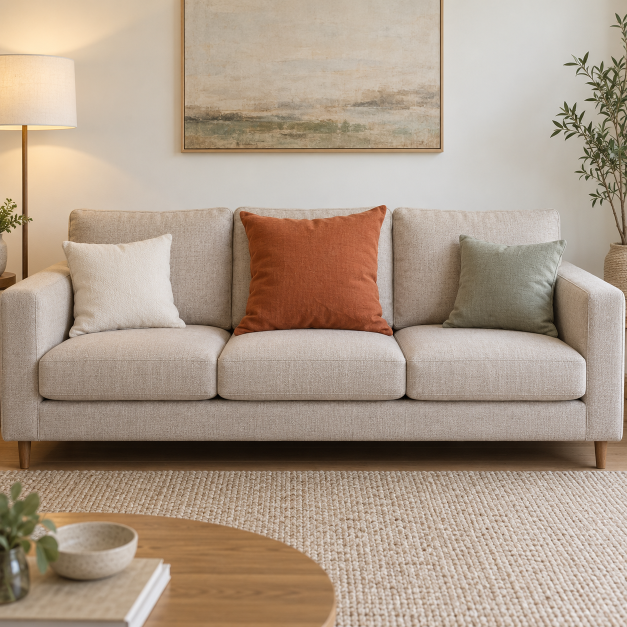
#> input picture deliveries/directorx-task4-materials/assets/masked-local-edit/source-living-room.png, 1254 x 1254 px (shown at 1/2 size)
$ python make_mask.py
#> lines starting #> are read from the running program, lines starting #| are printed output that depends on the picture; after the words box and inside, x2 and y2 are one past the last pixel; in counts of white or black regions, pixels touching at a corner belong together
"""Build technical masks from the actual finalized source; do not edit the photograph."""
from pathlib import Path
from PIL import Image, ImageFilter
from collections import deque
import hashlib,json
B=Path(__file__).resolve().parents[1]
src=B/'assets/masked-local-edit/source-living-room.png'
image=Image.open(src).convert('RGB');width,height=image.size
#> further down, image is the input picture: PIL image 1254x1254 RGB; mean R, G, B 172.9, 155.3, 138.3
#> after `width, height = image.size`: width = 1254; height = 1254
assert (width,height)==(1254,1254),'Source changed; inspect and redefine ROI before making a mask'
# ROI traced after viewing this exact source, not guessed for a future image.
roi=(450,390,820,710)
crop=image.crop(roi);w,h=crop.size
#> after `crop = image.crop(roi)`:
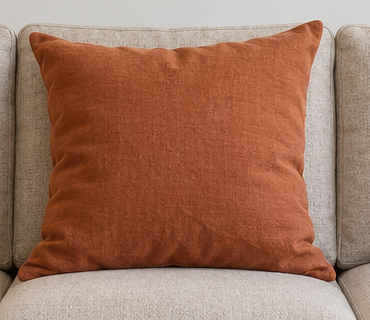
#> crop: PIL image 370x320 RGB; mean R, G, B 158.4, 115.3, 94.6
#> after `w, h = crop.size`: w = 370; h = 320
candidate=Image.new('L',(w,h),0)
#> candidate: PIL image 370x320 L; every value is 0
pixels=zip(*(iter(crop.tobytes()),)*3)
candidate.putdata([255 if r>1.4*g and r>1.7*b and g>1.1*b and r-g>24 else 0 for r,g,b in pixels])
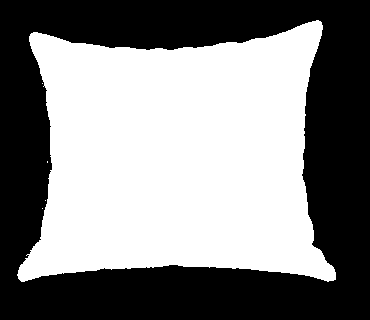
#> candidate: PIL image 370x320 L; 52.1% white; 1 black region, box (x1, y1, x2, y2) and area: (0, 0, 370, 320) 56719
candidate=candidate.filter(ImageFilter.MaxFilter(3)).filter(ImageFilter.MinFilter(3))
#> candidate: PIL image 370x320 L; 52.1% white; 1 black region, box (x1, y1, x2, y2) and area: (0, 0, 370, 320) 56683
data=bytearray(candidate.tobytes());seed=(500-roi[1])*w+(620-roi[0]);assert data[seed]==255
#> after `seed = (500 - roi[1]) * w + (620 - roi[0])`: seed = 40870
# Retain just the connected cushion component containing the inspected center.
component=bytearray(w*h);component[seed]=255;queue=deque([seed])
while queue:
 i=queue.popleft();x=i%w;y=i//w
 for n in ([i-1] if x else [])+([i+1] if x+1<w else [])+([i-w] if y else [])+([i+w] if y+1<h else []):
  if data[n] and not component[n]:component[n]=255;queue.append(n)
# Fill holes inside the fabric area, preserving the external silhouette.
outside=bytearray(w*h);q=deque()
for i in range(w*h):
 if (i<w or i>=w*(h-1) or i%w in (0,w-1)) and component[i]==0:outside[i]=1;q.append(i)
while q:
 i=q.popleft();x=i%w;y=i//w
 for n in ([i-1] if x else [])+([i+1] if x+1<w else [])+([i-w] if y else [])+([i+w] if y+1<h else []):
  if not component[n] and not outside[n]:outside[n]=1;q.append(n)
filled=Image.frombytes('L',(w,h),bytes(255 if component[i] or not outside[i] else 0 for i in range(w*h)))
#> filled: PIL image 370x320 L; 52.1% white; 1 black region, box (x1, y1, x2, y2) and area: (0, 0, 370, 320) 56685
filled=filled.filter(ImageFilter.MaxFilter(3)) # one-pixel inclusion around the detected textile edge
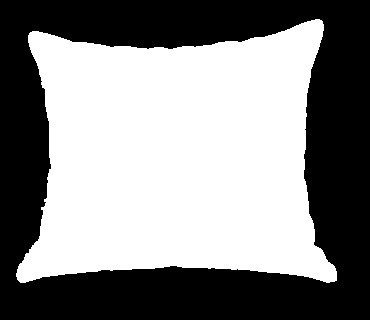
#> filled: PIL image 370x320 L; 53.3% white; 1 black region, box (x1, y1, x2, y2) and area: (0, 0, 370, 320) 55327
mask=Image.new('L',image.size,0);mask.paste(filled,(roi[0],roi[1]))
#> after `mask = Image.new('L', image.size, 0)`: mask: PIL image 1254x1254 L; every value is 0
#> after `mask.paste(filled, (roi[0], roi[1]))`:
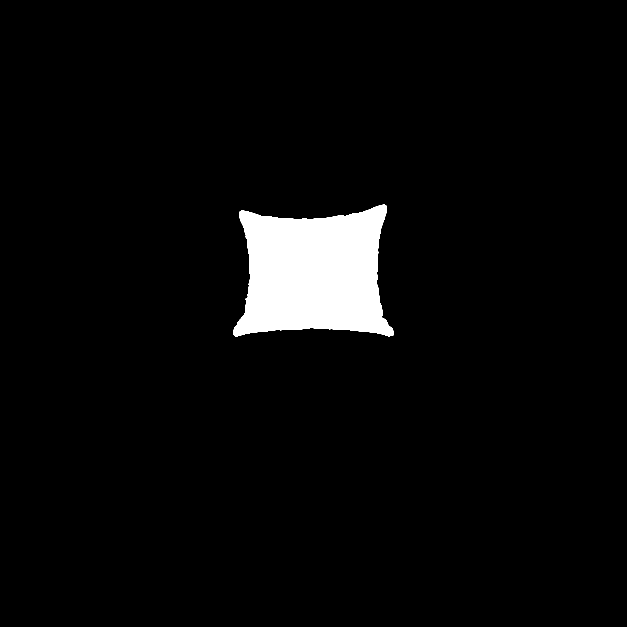
#> mask: PIL image 1254x1254 L (shown at 1/2 size); 4% white; 1 white region, box (x1, y1, x2, y2) and area: (466, 409, 787, 673) 63073
out=B/'assets/masked-local-edit'
mask.save(out/'mask-edit-white.png')
inverse=mask.point(lambda x:255-x)
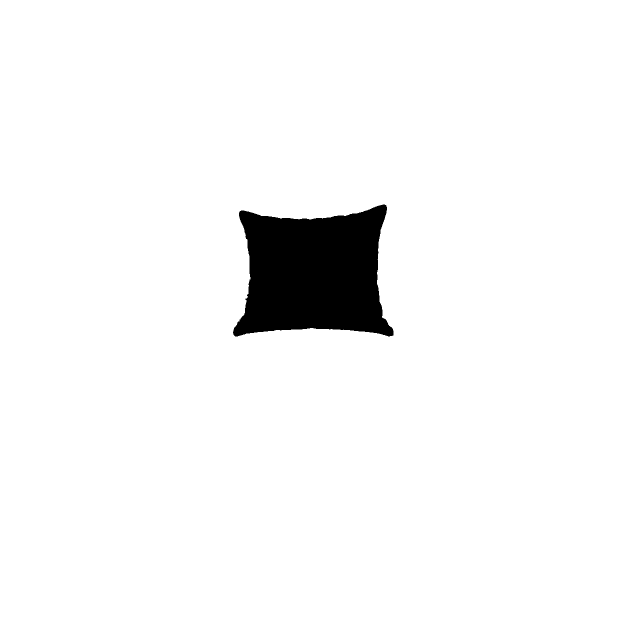
#> inverse: PIL image 1254x1254 L (shown at 1/2 size); 96% white; 1 black region, box (x1, y1, x2, y2) and area: (466, 409, 787, 673) 63073
# White RGB everywhere: alpha=0 edit, alpha=255 preserve. Not a photo.
alpha=Image.new('RGBA',image.size,(255,255,255,255));alpha.putalpha(inverse);alpha.save(out/'mask-edit-alpha.png')
#> after `alpha = Image.new('RGBA', image.size, (255, 255, 255, 255))`: alpha: PIL image 1254x1254 RGBA; every value is 255
count=sum(v==255 for v in mask.tobytes())
#> count = 63073
metadata={'source':'assets/masked-local-edit/source-living-room.png','sourceSha256':hashlib.sha256(src.read_bytes()).hexdigest(),
 'width':width,'height':height,'coordinateSystem':'pixel origin top-left, x right, y down; bounds are [left, top, rightExclusive, bottomExclusive]',
 'inspectedROI':list(roi),'seedPixel':[620,500],'editBoundingBox':list(mask.getbbox()),'editPixels':count,'editFraction':count/(width*height),
 'binaryMask':{'path':'assets/masked-local-edit/mask-edit-white.png','mode':'L','editValue':255,'preserveValue':0,'featherPixels':0},
 'alphaMask':{'path':'assets/masked-local-edit/mask-edit-alpha.png','mode':'RGBA','editAlpha':0,'preserveAlpha':255,'rgb':'white constant'},
 'method':'Actual source RGB segmentation in visually inspected cushion ROI, connected component at seed, fill enclosed holes, one-pixel edge inclusion; no photograph was recolored or composited.',
 'toolContract':'GPT image editing used the binary mask as a reference image only; no native mask parameter was available, so hard pixel preservation is not claimed.'}
(B/'results/mask-metadata.json').write_text(json.dumps(metadata,ensure_ascii=False,indent=2)+'\n')
print(json.dumps(metadata,ensure_ascii=False,indent=2))
#> (printed output is left out)
